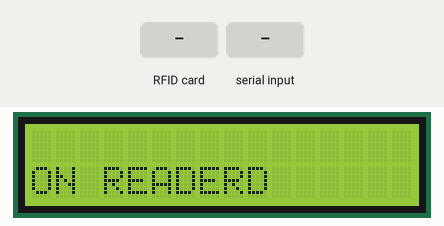
This sketch was run on a simulated Arduino Uno, built with avr-gcc and run on an emulated ATmega328P. On the bench: 16×2 character LCD. The inputs (shaded band) are chosen by the test bench. What the sketch prints to the serial monitor is not drawn.

Above: at 2.3 s.
2.4 s: RFID card 5E 7A 19 C4 held to the reader
At 4.0 s:
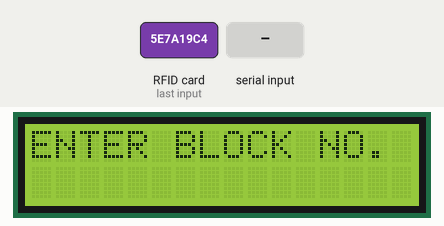
4.9 s: "90,45\n" received over Serial
At 6.5 s:
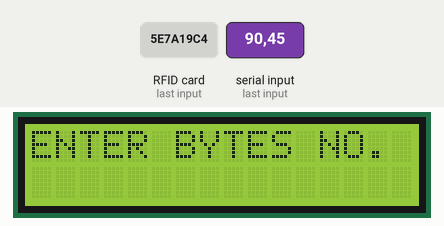
7.4 s: "30,150\n" received over Serial
At 8.8 s:
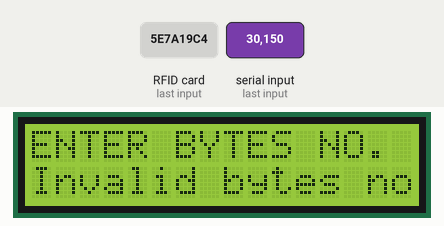
10.4 s: "5\n" received over Serial
At 11.8 s:
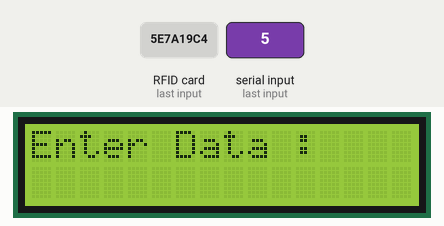
12.9 s: "1,90\n" received over Serial
At 17.6 s:
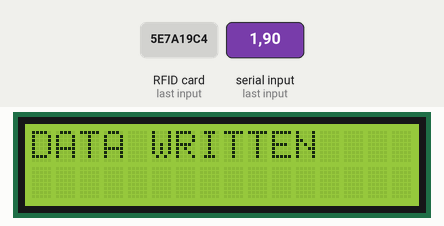
Timing chart, 0 to 19.1 s (numbered marks = the images above; inputs shaded):
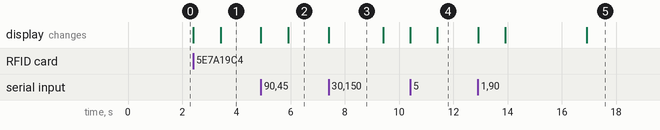

The sketch:

mirfid.ino
```cpp
#include <LiquidCrystal.h>
#include <SPI.h>
#include <MFRC522.h>

#define LCD_RS_PIN 9
#define LCD_RW_PIN 10
#define LCD_ENABLE_PIN 11
#define LCD_D0 2
#define LCD_D1 3
#define LCD_D2 4
#define LCD_D3 5

#define LCD_COLS 16
#define LCD_ROWS 2

#define RF_SS_PIN 7
#define RF_RST_PIN 8

LiquidCrystal Lcd(LCD_RS_PIN, LCD_ENABLE_PIN, LCD_D0, LCD_D1, LCD_D2, LCD_D3);
MFRC522 RfId(RF_SS_PIN, RF_RST_PIN);
MFRC522::MIFARE_Key RfKey;

bool ONE_TIME_FLAG {false};

void setup() {
  Lcd.begin(LCD_COLS, LCD_ROWS);
  Lcd.display();
  Lcd.clear();

  Serial.begin(9600);

  SPI.begin();
  RfId.PCD_Init();
  Serial.println("\nRFID ready");

  for(byte i = 0; i < 6; i++) {
    RfKey.keyByte[i] = 0xFF;
  }

  Lcd.clear();
  Lcd.setCursor(0, 2);
  Lcd.print("PLACE CARD");
  Lcd.setCursor(0, 3);
  Lcd.print("ON READER");

  delay(1000);
}

bool isWriteableBlock(byte block){
  if(block == 0) return false;

  if((block + 1) % 4 == 0) return false;

  return true;
}

void loop() {
  byte writeBuffer[18] {0};
  byte readBuffer[16] {0};
  byte sizeofWriteBuffer {sizeof(writeBuffer)};
  byte bytesToRead, bytesToWrite, sector, blockNumber, trailerBlock;
  MFRC522::StatusCode status;

  if(ONE_TIME_FLAG == false){
    Lcd.clear();
    Lcd.setCursor(0, 2);
    Lcd.print("PLACE CARD");
    Lcd.setCursor(0, 3);
    Lcd.print("ON READER");

    ONE_TIME_FLAG = true;
  };

  if(!RfId.PICC_IsNewCardPresent() || !RfId.PICC_ReadCardSerial()) return;

  ONE_TIME_FLAG = false;

  Lcd.clear();
  Lcd.setCursor(0, 2);
  Lcd.print("READING CARD");
  Lcd.setCursor(0, 3);
  Lcd.print("WAIT...");
  delay(1000); // 1s

  Serial.print("CARD UID");
  Lcd.clear();
  Lcd.setCursor(0, 2);
  Lcd.print("CARD UID");
  Lcd.setCursor(0, 1);

  for (byte i = 0; i < RfId.uid.size; i++) {
    Serial.print(RfId.uid.uidByte[i] < 0x10 ? " 0" : " ");
    Serial.print(RfId.uid.uidByte[i], HEX);
    Lcd.print(RfId.uid.uidByte[i] < 0x10 ? " 0" : " ");
    Lcd.print(RfId.uid.uidByte[i], HEX);
  };

  Serial.println();

  // flush serial input
  while (Serial.available()) {
    Serial.read();
  };

  do {
    Lcd.clear();
    Lcd.home();
    Lcd.print("ENTER BLOCK NO.");
    Serial.println("Enter Block Number (0 - 63)");

    while (!Serial.available());

    blockNumber = Serial.parseInt();
    Serial.read();

    if(!isWriteableBlock(blockNumber)){
      Serial.println("cannot write on this block");
      Lcd.setCursor(0, 1);
      Lcd.println("INVALID BLOCK");
      delay(1000);
    } else {
      Lcd.setCursor(0, 1);
      Lcd.print(blockNumber);
      delay(1000);
      break;
    };
  } while (1);

  while (Serial.available()) {
    Serial.read();
  };

   do {
    Lcd.clear();
    Lcd.setCursor(0, 0);
    Lcd.print("ENTER BYTES NO.");

    Serial.println("Enter the number of bytes to write (1-16): ");
    while (!Serial.available());

    bytesToRead = Serial.parseInt();
    Serial.read();

    if (bytesToRead < 1 || bytesToRead > 16) {
      Serial.println("\nInvalid byte count.");
      Lcd.setCursor(0, 1);
      Lcd.print("Invalid bytes no");
      delay(1000);
    } else {
      Lcd.setCursor(0, 1);
      Lcd.print(bytesToRead);
      delay(1000);
      break;
    };
  } while (1);


  while (Serial.available()) {
    Serial.read();
  };

  do {
    Serial.setTimeout(60000);
    Lcd.clear();
    Lcd.setCursor(0, 0);
    Lcd.print("Enter Data : ");
    Serial.print("Enter your Data : ");

    while (Serial.available()) { Serial.read(); };

    memset(readBuffer, 0x00, 16);
    bytesToRead = Serial.readBytes(readBuffer, bytesToRead);
    readBuffer[bytesToRead] = '\0';

    if (bytesToRead > 0) {
      Lcd.setCursor(0, 1);
      Lcd.print((char *)readBuffer);
      delay(1000);
      break;
    } else {
      Serial.println("\nNo Data Received.");
    };
  } while (1);

  // authenticate block
  sector = blockNumber / 4;
  trailerBlock = sector * 4 + 3;

  status = RfId.PCD_Authenticate(MFRC522::PICC_CMD_MF_AUTH_KEY_A, trailerBlock, &RfKey, &(RfId.uid));

  if (status != MFRC522::STATUS_OK) {
    Serial.print("Authentication failed: ");
    Serial.println(RfId.GetStatusCodeName(status));
    RfId.PICC_HaltA();
    RfId.PCD_StopCrypto1();
    Lcd.clear();
    Lcd.setCursor(0, 0);
    Lcd.print("AUTH FAILED");
    Lcd.setCursor(0, 1);
    Lcd.print(RfId.GetStatusCodeName(status));
    delay(1000);
    return;
  } else {
    Lcd.clear();
    Lcd.setCursor(0, 0);
    Lcd.print("AUTH");
    Lcd.setCursor(0, 1);
    Lcd.print("SUCCESSFUL");
    delay(3000);
  }

  memset(writeBuffer, 0x00, sizeofWriteBuffer);

  status = RfId.MIFARE_Read(blockNumber, writeBuffer, &sizeofWriteBuffer);

  if (status == MFRC522::STATUS_OK) {
    memcpy(writeBuffer, readBuffer, bytesToRead);
    status = RfId.MIFARE_Write(blockNumber, writeBuffer, 16);

    if (status == MFRC522::STATUS_OK) {
      Serial.println("Data written successfully.");
      Lcd.clear();
      Lcd.setCursor(0, 0);
      Lcd.print("DATA WRITTEN");
      delay(3000);
    } else {
      Serial.print("Write failed: ");
      Serial.println(RfId.GetStatusCodeName(status));
      Lcd.clear();
      Lcd.setCursor(0, 0);
      Lcd.print("WRITE FAILED");
      Lcd.print(RfId.GetStatusCodeName(status));
      delay(3000);
    };
  } else {
    Serial.print("Read Failed: ");
    Serial.println(RfId.GetStatusCodeName(status));
    Lcd.clear();
    Lcd.setCursor(0, 0);
    Lcd.print("READ FAILED");
    Lcd.setCursor(0, 1);
    Lcd.print(RfId.GetStatusCodeName(status));
    delay(3000);
    return;
  };

  Serial.print("\ncard data:\n");
  RfId.PICC_DumpToSerial(&(RfId.uid));
  RfId.PCD_StopCrypto1();

  Lcd.clear();
  Lcd.setCursor(0, 0);
  Lcd.print("REMOVE CARD");
  delay(2000);
};
```

Measured:
- after the input at 2.4 s, the display: first changes at once (image 1 shows a later state)
- after the input at 4.9 s, the display: first changes at once (image 2 shows a later state)
- after the input at 7.4 s, the display: changes at once (image 3)
- after the input at 10.4 s, the display: first changes at once (image 4 shows a later state)
- after the input at 12.9 s, the display: first changes at once (image 5 shows a later state)
- what the display in image 3 shows lasts 2.0 s, from 7.4 s to 9.4 s
